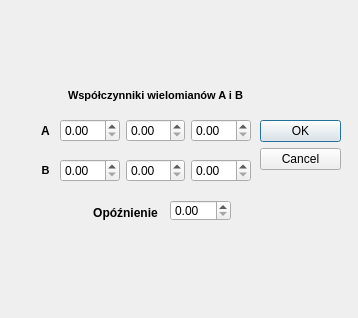
<?xml version="1.0" encoding="UTF-8"?>
<ui version="4.0">
 <class>OknoObiektARX</class>
 <widget class="QDialog" name="OknoObiektARX">
  <property name="geometry">
   <rect>
    <x>0</x>
    <y>0</y>
    <width>358</width>
    <height>318</height>
   </rect>
  </property>
  <property name="windowTitle">
   <string>Dialog</string>
  </property>
  <widget class="QDialogButtonBox" name="ZatwierdzenieUstawien">
   <property name="geometry">
    <rect>
     <x>260</x>
     <y>120</y>
     <width>81</width>
     <height>71</height>
    </rect>
   </property>
   <property name="orientation">
    <enum>Qt::Orientation::Vertical</enum>
   </property>
   <property name="standardButtons">
    <set>QDialogButtonBox::StandardButton::Cancel|QDialogButtonBox::StandardButton::Ok</set>
   </property>
  </widget>
  <widget class="QLabel" name="label_7">
   <property name="geometry">
    <rect>
     <x>60</x>
     <y>80</y>
     <width>191</width>
     <height>31</height>
    </rect>
   </property>
   <property name="font">
    <font>
     <pointsize>8</pointsize>
     <bold>true</bold>
    </font>
   </property>
   <property name="text">
    <string>Współczynniki wielomianów A i B</string>
   </property>
   <property name="alignment">
    <set>Qt::AlignmentFlag::AlignCenter</set>
   </property>
  </widget>
  <widget class="QWidget" name="layoutWidget">
   <property name="geometry">
    <rect>
     <x>60</x>
     <y>110</y>
     <width>191</width>
     <height>41</height>
    </rect>
   </property>
   <layout class="QHBoxLayout" name="horizontalLayout_3">
    <item>
     <layout class="QHBoxLayout" name="horizontalLayout_2">
      <item>
       <widget class="QDoubleSpinBox" name="A1">
        <property name="font">
         <font>
          <bold>false</bold>
         </font>
        </property>
       </widget>
      </item>
      <item>
       <widget class="QDoubleSpinBox" name="A2"/>
      </item>
      <item>
       <widget class="QDoubleSpinBox" name="A3"/>
      </item>
     </layout>
    </item>
   </layout>
  </widget>
  <widget class="QWidget" name="layoutWidget">
   <property name="geometry">
    <rect>
     <x>60</x>
     <y>150</y>
     <width>191</width>
     <height>41</height>
    </rect>
   </property>
   <layout class="QHBoxLayout" name="horizontalLayout_4">
    <item>
     <widget class="QDoubleSpinBox" name="B1"/>
    </item>
    <item>
     <widget class="QDoubleSpinBox" name="B2"/>
    </item>
    <item>
     <widget class="QDoubleSpinBox" name="B3"/>
    </item>
   </layout>
  </widget>
  <widget class="QDoubleSpinBox" name="Opoznienie">
   <property name="geometry">
    <rect>
     <x>170</x>
     <y>200</y>
     <width>61</width>
     <height>21</height>
    </rect>
   </property>
  </widget>
  <widget class="QLabel" name="OpoznienieLabel">
   <property name="geometry">
    <rect>
     <x>80</x>
     <y>200</y>
     <width>91</width>
     <height>25</height>
    </rect>
   </property>
   <property name="font">
    <font>
     <bold>true</bold>
    </font>
   </property>
   <property name="text">
    <string>Opóźnienie</string>
   </property>
   <property name="alignment">
    <set>Qt::AlignmentFlag::AlignCenter</set>
   </property>
  </widget>
  <widget class="QLabel" name="Blebel">
   <property name="geometry">
    <rect>
     <x>30</x>
     <y>160</y>
     <width>31</width>
     <height>21</height>
    </rect>
   </property>
   <property name="font">
    <font>
     <pointsize>8</pointsize>
     <bold>true</bold>
    </font>
   </property>
   <property name="text">
    <string>B</string>
   </property>
   <property name="alignment">
    <set>Qt::AlignmentFlag::AlignCenter</set>
   </property>
  </widget>
  <widget class="QLabel" name="ALebel">
   <property name="geometry">
    <rect>
     <x>30</x>
     <y>120</y>
     <width>31</width>
     <height>21</height>
    </rect>
   </property>
   <property name="font">
    <font>
     <pointsize>9</pointsize>
     <bold>true</bold>
    </font>
   </property>
   <property name="text">
    <string>A</string>
   </property>
   <property name="alignment">
    <set>Qt::AlignmentFlag::AlignCenter</set>
   </property>
  </widget>
 </widget>
 <resources/>
 <connections>
  <connection>
   <sender>ZatwierdzenieUstawien</sender>
   <signal>accepted()</signal>
   <receiver>OknoObiektARX</receiver>
   <slot>accept()</slot>
   <hints>
    <hint type="sourcelabel">
     <x>248</x>
     <y>254</y>
    </hint>
    <hint type="destinationlabel">
     <x>157</x>
     <y>274</y>
    </hint>
   </hints>
  </connection>
  <connection>
   <sender>ZatwierdzenieUstawien</sender>
   <signal>rejected()</signal>
   <receiver>OknoObiektARX</receiver>
   <slot>reject()</slot>
   <hints>
    <hint type="sourcelabel">
     <x>316</x>
     <y>260</y>
    </hint>
    <hint type="destinationlabel">
     <x>286</x>
     <y>274</y>
    </hint>
   </hints>
  </connection>
 </connections>
</ui>
